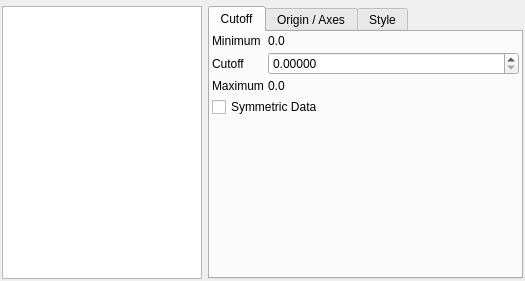
<ui version="4.0" >
 <class>GridsDialog</class>
 <widget class="QDialog" name="GridsDialog" >
  <property name="geometry" >
   <rect>
    <x>0</x>
    <y>0</y>
    <width>498</width>
    <height>281</height>
   </rect>
  </property>
  <property name="windowTitle" >
   <string>Grids</string>
  </property>
  <property name="windowIcon" >
   <iconset resource="icons.qrc" >:/stackicons/icons/stack_surfaces.svg</iconset>
  </property>
  <layout class="QVBoxLayout" >
   <property name="margin" >
    <number>2</number>
   </property>
   <property name="spacing" >
    <number>4</number>
   </property>
   <item>
    <widget class="QFrame" name="menuFrame" >
     <property name="minimumSize" >
      <size>
       <width>0</width>
       <height>0</height>
      </size>
     </property>
     <property name="frameShape" >
      <enum>QFrame::NoFrame</enum>
     </property>
     <property name="frameShadow" >
      <enum>QFrame::Plain</enum>
     </property>
    </widget>
   </item>
   <item>
    <layout class="QHBoxLayout" >
     <property name="margin" >
      <number>0</number>
     </property>
     <property name="spacing" >
      <number>6</number>
     </property>
     <item>
      <widget class="QListWidget" name="GridList" >
       <property name="sizePolicy" >
        <sizepolicy>
         <hsizetype>7</hsizetype>
         <vsizetype>7</vsizetype>
         <horstretch>100</horstretch>
         <verstretch>0</verstretch>
        </sizepolicy>
       </property>
       <property name="minimumSize" >
        <size>
         <width>200</width>
         <height>0</height>
        </size>
       </property>
      </widget>
     </item>
     <item>
      <widget class="QTabWidget" name="tabWidget" >
       <property name="currentIndex" >
        <number>0</number>
       </property>
       <widget class="QWidget" name="Cutoff" >
        <attribute name="title" >
         <string>Cutoff</string>
        </attribute>
        <layout class="QHBoxLayout" >
         <property name="margin" >
          <number>2</number>
         </property>
         <property name="spacing" >
          <number>4</number>
         </property>
         <item>
          <layout class="QGridLayout" >
           <property name="margin" >
            <number>0</number>
           </property>
           <property name="spacing" >
            <number>4</number>
           </property>
           <item row="0" column="1" >
            <widget class="QLabel" name="GridMinimumLabel" >
             <property name="sizePolicy" >
              <sizepolicy>
               <hsizetype>7</hsizetype>
               <vsizetype>5</vsizetype>
               <horstretch>0</horstretch>
               <verstretch>0</verstretch>
              </sizepolicy>
             </property>
             <property name="text" >
              <string>0.0</string>
             </property>
            </widget>
           </item>
           <item row="2" column="1" >
            <widget class="QLabel" name="GridMaximumLabel" >
             <property name="sizePolicy" >
              <sizepolicy>
               <hsizetype>7</hsizetype>
               <vsizetype>5</vsizetype>
               <horstretch>0</horstretch>
               <verstretch>0</verstretch>
              </sizepolicy>
             </property>
             <property name="text" >
              <string>0.0</string>
             </property>
            </widget>
           </item>
           <item row="1" column="0" >
            <widget class="QLabel" name="label_37" >
             <property name="text" >
              <string>Cutoff</string>
             </property>
            </widget>
           </item>
           <item row="0" column="0" >
            <widget class="QLabel" name="label_34" >
             <property name="text" >
              <string>Minimum</string>
             </property>
            </widget>
           </item>
           <item row="1" column="1" >
            <widget class="QDoubleSpinBox" name="GridCutoffSpin" >
             <property name="sizePolicy" >
              <sizepolicy>
               <hsizetype>7</hsizetype>
               <vsizetype>0</vsizetype>
               <horstretch>0</horstretch>
               <verstretch>0</verstretch>
              </sizepolicy>
             </property>
             <property name="decimals" >
              <number>5</number>
             </property>
             <property name="singleStep" >
              <double>0.001000000000000</double>
             </property>
            </widget>
           </item>
           <item row="2" column="0" >
            <widget class="QLabel" name="label_35" >
             <property name="text" >
              <string>Maximum</string>
             </property>
            </widget>
           </item>
           <item row="3" column="0" colspan="2" >
            <widget class="QCheckBox" name="GridSymmetricCheck" >
             <property name="toolTip" >
              <string>Indicates if the data is symmetric about zero (e.g. an orbital) and that both signs should be drawn</string>
             </property>
             <property name="text" >
              <string>Symmetric Data</string>
             </property>
            </widget>
           </item>
           <item row="4" column="0" >
            <spacer>
             <property name="orientation" >
              <enum>Qt::Vertical</enum>
             </property>
             <property name="sizeHint" >
              <size>
               <width>20</width>
               <height>40</height>
              </size>
             </property>
            </spacer>
           </item>
          </layout>
         </item>
        </layout>
       </widget>
       <widget class="QWidget" name="OriginAxesPage" >
        <attribute name="title" >
         <string>Origin / Axes</string>
        </attribute>
        <layout class="QVBoxLayout" >
         <property name="margin" >
          <number>2</number>
         </property>
         <property name="spacing" >
          <number>4</number>
         </property>
         <item>
          <layout class="QHBoxLayout" >
           <property name="margin" >
            <number>0</number>
           </property>
           <property name="spacing" >
            <number>4</number>
           </property>
           <item>
            <widget class="QLabel" name="label_31" >
             <property name="sizePolicy" >
              <sizepolicy>
               <hsizetype>1</hsizetype>
               <vsizetype>5</vsizetype>
               <horstretch>0</horstretch>
               <verstretch>0</verstretch>
              </sizepolicy>
             </property>
             <property name="text" >
              <string>O</string>
             </property>
            </widget>
           </item>
           <item>
            <widget class="QDoubleSpinBox" name="GridOriginXSpin" >
             <property name="sizePolicy" >
              <sizepolicy>
               <hsizetype>7</hsizetype>
               <vsizetype>0</vsizetype>
               <horstretch>0</horstretch>
               <verstretch>0</verstretch>
              </sizepolicy>
             </property>
             <property name="decimals" >
              <number>5</number>
             </property>
             <property name="maximum" >
              <double>1000.000000000000000</double>
             </property>
             <property name="minimum" >
              <double>-1000.000000000000000</double>
             </property>
            </widget>
           </item>
           <item>
            <widget class="QDoubleSpinBox" name="GridOriginYSpin" >
             <property name="sizePolicy" >
              <sizepolicy>
               <hsizetype>7</hsizetype>
               <vsizetype>0</vsizetype>
               <horstretch>0</horstretch>
               <verstretch>0</verstretch>
              </sizepolicy>
             </property>
             <property name="decimals" >
              <number>5</number>
             </property>
             <property name="maximum" >
              <double>1000.000000000000000</double>
             </property>
             <property name="minimum" >
              <double>-1000.000000000000000</double>
             </property>
            </widget>
           </item>
           <item>
            <widget class="QDoubleSpinBox" name="GridOriginZSpin" >
             <property name="sizePolicy" >
              <sizepolicy>
               <hsizetype>7</hsizetype>
               <vsizetype>0</vsizetype>
               <horstretch>0</horstretch>
               <verstretch>0</verstretch>
              </sizepolicy>
             </property>
             <property name="decimals" >
              <number>5</number>
             </property>
             <property name="maximum" >
              <double>1000.000000000000000</double>
             </property>
             <property name="minimum" >
              <double>-1000.000000000000000</double>
             </property>
            </widget>
           </item>
          </layout>
         </item>
         <item>
          <widget class="Line" name="line_3" >
           <property name="orientation" >
            <enum>Qt::Horizontal</enum>
           </property>
          </widget>
         </item>
         <item>
          <layout class="QHBoxLayout" >
           <property name="margin" >
            <number>0</number>
           </property>
           <property name="spacing" >
            <number>4</number>
           </property>
           <item>
            <widget class="QLabel" name="label_36" >
             <property name="sizePolicy" >
              <sizepolicy>
               <hsizetype>1</hsizetype>
               <vsizetype>5</vsizetype>
               <horstretch>0</horstretch>
               <verstretch>0</verstretch>
              </sizepolicy>
             </property>
             <property name="text" >
              <string>A</string>
             </property>
            </widget>
           </item>
           <item>
            <widget class="QDoubleSpinBox" name="GridAxesAXSpin" >
             <property name="sizePolicy" >
              <sizepolicy>
               <hsizetype>7</hsizetype>
               <vsizetype>0</vsizetype>
               <horstretch>0</horstretch>
               <verstretch>0</verstretch>
              </sizepolicy>
             </property>
             <property name="decimals" >
              <number>5</number>
             </property>
             <property name="maximum" >
              <double>10.000000000000000</double>
             </property>
             <property name="minimum" >
              <double>-10.000000000000000</double>
             </property>
             <property name="singleStep" >
              <double>0.100000000000000</double>
             </property>
            </widget>
           </item>
           <item>
            <widget class="QDoubleSpinBox" name="GridAxesAYSpin" >
             <property name="sizePolicy" >
              <sizepolicy>
               <hsizetype>7</hsizetype>
               <vsizetype>0</vsizetype>
               <horstretch>0</horstretch>
               <verstretch>0</verstretch>
              </sizepolicy>
             </property>
             <property name="decimals" >
              <number>5</number>
             </property>
             <property name="maximum" >
              <double>10.000000000000000</double>
             </property>
             <property name="minimum" >
              <double>-10.000000000000000</double>
             </property>
             <property name="singleStep" >
              <double>0.100000000000000</double>
             </property>
            </widget>
           </item>
           <item>
            <widget class="QDoubleSpinBox" name="GridAxesAZSpin" >
             <property name="sizePolicy" >
              <sizepolicy>
               <hsizetype>7</hsizetype>
               <vsizetype>0</vsizetype>
               <horstretch>0</horstretch>
               <verstretch>0</verstretch>
              </sizepolicy>
             </property>
             <property name="decimals" >
              <number>5</number>
             </property>
             <property name="maximum" >
              <double>10.000000000000000</double>
             </property>
             <property name="minimum" >
              <double>-10.000000000000000</double>
             </property>
             <property name="singleStep" >
              <double>0.100000000000000</double>
             </property>
            </widget>
           </item>
          </layout>
         </item>
         <item>
          <layout class="QHBoxLayout" >
           <property name="margin" >
            <number>0</number>
           </property>
           <property name="spacing" >
            <number>4</number>
           </property>
           <item>
            <widget class="QLabel" name="label_32" >
             <property name="sizePolicy" >
              <sizepolicy>
               <hsizetype>1</hsizetype>
               <vsizetype>5</vsizetype>
               <horstretch>0</horstretch>
               <verstretch>0</verstretch>
              </sizepolicy>
             </property>
             <property name="text" >
              <string>B</string>
             </property>
            </widget>
           </item>
           <item>
            <widget class="QDoubleSpinBox" name="GridAxesBXSpin" >
             <property name="sizePolicy" >
              <sizepolicy>
               <hsizetype>7</hsizetype>
               <vsizetype>0</vsizetype>
               <horstretch>0</horstretch>
               <verstretch>0</verstretch>
              </sizepolicy>
             </property>
             <property name="decimals" >
              <number>5</number>
             </property>
             <property name="maximum" >
              <double>10.000000000000000</double>
             </property>
             <property name="minimum" >
              <double>-10.000000000000000</double>
             </property>
             <property name="singleStep" >
              <double>0.100000000000000</double>
             </property>
            </widget>
           </item>
           <item>
            <widget class="QDoubleSpinBox" name="GridAxesBYSpin" >
             <property name="sizePolicy" >
              <sizepolicy>
               <hsizetype>7</hsizetype>
               <vsizetype>0</vsizetype>
               <horstretch>0</horstretch>
               <verstretch>0</verstretch>
              </sizepolicy>
             </property>
             <property name="decimals" >
              <number>5</number>
             </property>
             <property name="maximum" >
              <double>10.000000000000000</double>
             </property>
             <property name="minimum" >
              <double>-10.000000000000000</double>
             </property>
             <property name="singleStep" >
              <double>0.100000000000000</double>
             </property>
            </widget>
           </item>
           <item>
            <widget class="QDoubleSpinBox" name="GridAxesBZSpin" >
             <property name="sizePolicy" >
              <sizepolicy>
               <hsizetype>7</hsizetype>
               <vsizetype>0</vsizetype>
               <horstretch>0</horstretch>
               <verstretch>0</verstretch>
              </sizepolicy>
             </property>
             <property name="decimals" >
              <number>5</number>
             </property>
             <property name="maximum" >
              <double>10.000000000000000</double>
             </property>
             <property name="minimum" >
              <double>-10.000000000000000</double>
             </property>
             <property name="singleStep" >
              <double>0.100000000000000</double>
             </property>
            </widget>
           </item>
          </layout>
         </item>
         <item>
          <layout class="QHBoxLayout" >
           <property name="margin" >
            <number>0</number>
           </property>
           <property name="spacing" >
            <number>4</number>
           </property>
           <item>
            <widget class="QLabel" name="label_33" >
             <property name="sizePolicy" >
              <sizepolicy>
               <hsizetype>1</hsizetype>
               <vsizetype>5</vsizetype>
               <horstretch>0</horstretch>
               <verstretch>0</verstretch>
              </sizepolicy>
             </property>
             <property name="text" >
              <string>C</string>
             </property>
            </widget>
           </item>
           <item>
            <widget class="QDoubleSpinBox" name="GridAxesCXSpin" >
             <property name="sizePolicy" >
              <sizepolicy>
               <hsizetype>7</hsizetype>
               <vsizetype>0</vsizetype>
               <horstretch>0</horstretch>
               <verstretch>0</verstretch>
              </sizepolicy>
             </property>
             <property name="decimals" >
              <number>5</number>
             </property>
             <property name="maximum" >
              <double>10.000000000000000</double>
             </property>
             <property name="minimum" >
              <double>-10.000000000000000</double>
             </property>
             <property name="singleStep" >
              <double>0.100000000000000</double>
             </property>
            </widget>
           </item>
           <item>
            <widget class="QDoubleSpinBox" name="GridAxesCYSpin" >
             <property name="sizePolicy" >
              <sizepolicy>
               <hsizetype>7</hsizetype>
               <vsizetype>0</vsizetype>
               <horstretch>0</horstretch>
               <verstretch>0</verstretch>
              </sizepolicy>
             </property>
             <property name="decimals" >
              <number>5</number>
             </property>
             <property name="maximum" >
              <double>10.000000000000000</double>
             </property>
             <property name="minimum" >
              <double>-10.000000000000000</double>
             </property>
             <property name="singleStep" >
              <double>0.100000000000000</double>
             </property>
            </widget>
           </item>
           <item>
            <widget class="QDoubleSpinBox" name="GridAxesCZSpin" >
             <property name="sizePolicy" >
              <sizepolicy>
               <hsizetype>7</hsizetype>
               <vsizetype>0</vsizetype>
               <horstretch>0</horstretch>
               <verstretch>0</verstretch>
              </sizepolicy>
             </property>
             <property name="decimals" >
              <number>5</number>
             </property>
             <property name="maximum" >
              <double>10.000000000000000</double>
             </property>
             <property name="minimum" >
              <double>-10.000000000000000</double>
             </property>
             <property name="singleStep" >
              <double>0.100000000000000</double>
             </property>
            </widget>
           </item>
          </layout>
         </item>
         <item>
          <spacer>
           <property name="orientation" >
            <enum>Qt::Vertical</enum>
           </property>
           <property name="sizeHint" >
            <size>
             <width>20</width>
             <height>40</height>
            </size>
           </property>
          </spacer>
         </item>
        </layout>
       </widget>
       <widget class="QWidget" name="StylePage" >
        <attribute name="title" >
         <string>Style</string>
        </attribute>
        <layout class="QVBoxLayout" >
         <property name="margin" >
          <number>2</number>
         </property>
         <property name="spacing" >
          <number>4</number>
         </property>
         <item>
          <widget class="QComboBox" name="GridStyleCombo" >
           <property name="sizePolicy" >
            <sizepolicy>
             <hsizetype>7</hsizetype>
             <vsizetype>0</vsizetype>
             <horstretch>0</horstretch>
             <verstretch>0</verstretch>
            </sizepolicy>
           </property>
           <item>
            <property name="text" >
             <string>Grid</string>
            </property>
           </item>
           <item>
            <property name="text" >
             <string>Points</string>
            </property>
           </item>
           <item>
            <property name="text" >
             <string>Triangles</string>
            </property>
           </item>
           <item>
            <property name="text" >
             <string>Solid</string>
            </property>
           </item>
          </widget>
         </item>
         <item>
          <widget class="QGroupBox" name="groupBox" >
           <property name="title" >
            <string>Colour</string>
           </property>
           <layout class="QVBoxLayout" >
            <property name="margin" >
             <number>2</number>
            </property>
            <property name="spacing" >
             <number>2</number>
            </property>
            <item>
             <widget class="QRadioButton" name="GridUseColourScaleRadio" >
              <property name="text" >
               <string>From ColourScale</string>
              </property>
             </widget>
            </item>
            <item>
             <layout class="QHBoxLayout" >
              <property name="margin" >
               <number>0</number>
              </property>
              <property name="spacing" >
               <number>6</number>
              </property>
              <item>
               <spacer>
                <property name="orientation" >
                 <enum>Qt::Horizontal</enum>
                </property>
                <property name="sizeType" >
                 <enum>QSizePolicy::Fixed</enum>
                </property>
                <property name="sizeHint" >
                 <size>
                  <width>40</width>
                  <height>20</height>
                 </size>
                </property>
               </spacer>
              </item>
              <item>
               <widget class="QLabel" name="label" >
                <property name="text" >
                 <string>Scale ID</string>
                </property>
               </widget>
              </item>
              <item>
               <widget class="QSpinBox" name="GridColourscaleSpin" >
                <property name="maximum" >
                 <number>10</number>
                </property>
                <property name="minimum" >
                 <number>1</number>
                </property>
               </widget>
              </item>
              <item>
               <widget class="QLabel" name="GridColourscaleName" >
                <property name="sizePolicy" >
                 <sizepolicy>
                  <hsizetype>7</hsizetype>
                  <vsizetype>5</vsizetype>
                  <horstretch>0</horstretch>
                  <verstretch>0</verstretch>
                 </sizepolicy>
                </property>
                <property name="text" >
                 <string>(unknown)</string>
                </property>
               </widget>
              </item>
             </layout>
            </item>
            <item>
             <widget class="QRadioButton" name="GridUseInternalColoursRadio" >
              <property name="text" >
               <string>Internal Colours</string>
              </property>
              <property name="checked" >
               <bool>true</bool>
              </property>
             </widget>
            </item>
            <item>
             <layout class="QHBoxLayout" >
              <property name="margin" >
               <number>0</number>
              </property>
              <property name="spacing" >
               <number>6</number>
              </property>
              <item>
               <spacer>
                <property name="orientation" >
                 <enum>Qt::Horizontal</enum>
                </property>
                <property name="sizeType" >
                 <enum>QSizePolicy::Fixed</enum>
                </property>
                <property name="sizeHint" >
                 <size>
                  <width>40</width>
                  <height>20</height>
                 </size>
                </property>
               </spacer>
              </item>
              <item>
               <layout class="QGridLayout" >
                <property name="margin" >
                 <number>0</number>
                </property>
                <property name="spacing" >
                 <number>6</number>
                </property>
                <item row="0" column="1" >
                 <widget class="TColourFrame" name="GridPositiveColourFrame" >
                  <property name="sizePolicy" >
                   <sizepolicy>
                    <hsizetype>7</hsizetype>
                    <vsizetype>13</vsizetype>
                    <horstretch>0</horstretch>
                    <verstretch>0</verstretch>
                   </sizepolicy>
                  </property>
                  <property name="minimumSize" >
                   <size>
                    <width>24</width>
                    <height>24</height>
                   </size>
                  </property>
                  <property name="toolTip" >
                   <string>Standard colour used for all grid vertices (if unsymmetric) or positive values (if symmetric)</string>
                  </property>
                  <property name="frameShape" >
                   <enum>QFrame::StyledPanel</enum>
                  </property>
                  <property name="frameShadow" >
                   <enum>QFrame::Raised</enum>
                  </property>
                 </widget>
                </item>
                <item row="0" column="2" >
                 <widget class="QPushButton" name="GridPositiveColourButton" >
                  <property name="sizePolicy" >
                   <sizepolicy>
                    <hsizetype>5</hsizetype>
                    <vsizetype>5</vsizetype>
                    <horstretch>0</horstretch>
                    <verstretch>0</verstretch>
                   </sizepolicy>
                  </property>
                  <property name="minimumSize" >
                   <size>
                    <width>30</width>
                    <height>30</height>
                   </size>
                  </property>
                  <property name="maximumSize" >
                   <size>
                    <width>30</width>
                    <height>30</height>
                   </size>
                  </property>
                  <property name="toolTip" >
                   <string/>
                  </property>
                  <property name="text" >
                   <string/>
                  </property>
                  <property name="icon" >
                   <iconset resource="icons.qrc" >:/basic/icons/basic_colour.svg</iconset>
                  </property>
                 </widget>
                </item>
                <item row="0" column="0" >
                 <widget class="QLabel" name="label_7" >
                  <property name="sizePolicy" >
                   <sizepolicy>
                    <hsizetype>1</hsizetype>
                    <vsizetype>5</vsizetype>
                    <horstretch>0</horstretch>
                    <verstretch>0</verstretch>
                   </sizepolicy>
                  </property>
                  <property name="text" >
                   <string>Positive</string>
                  </property>
                 </widget>
                </item>
                <item row="1" column="0" >
                 <widget class="QLabel" name="label_53" >
                  <property name="sizePolicy" >
                   <sizepolicy>
                    <hsizetype>1</hsizetype>
                    <vsizetype>5</vsizetype>
                    <horstretch>0</horstretch>
                    <verstretch>0</verstretch>
                   </sizepolicy>
                  </property>
                  <property name="text" >
                   <string>Negative</string>
                  </property>
                 </widget>
                </item>
                <item row="1" column="1" >
                 <widget class="TColourFrame" name="GridNegativeColourFrame" >
                  <property name="sizePolicy" >
                   <sizepolicy>
                    <hsizetype>7</hsizetype>
                    <vsizetype>13</vsizetype>
                    <horstretch>0</horstretch>
                    <verstretch>0</verstretch>
                   </sizepolicy>
                  </property>
                  <property name="minimumSize" >
                   <size>
                    <width>24</width>
                    <height>24</height>
                   </size>
                  </property>
                  <property name="toolTip" >
                   <string>Additional colour used for negative values (if symmetric)</string>
                  </property>
                  <property name="frameShape" >
                   <enum>QFrame::StyledPanel</enum>
                  </property>
                  <property name="frameShadow" >
                   <enum>QFrame::Raised</enum>
                  </property>
                 </widget>
                </item>
                <item row="1" column="2" >
                 <widget class="QPushButton" name="GridNegativeColourButton" >
                  <property name="sizePolicy" >
                   <sizepolicy>
                    <hsizetype>5</hsizetype>
                    <vsizetype>5</vsizetype>
                    <horstretch>0</horstretch>
                    <verstretch>0</verstretch>
                   </sizepolicy>
                  </property>
                  <property name="minimumSize" >
                   <size>
                    <width>30</width>
                    <height>30</height>
                   </size>
                  </property>
                  <property name="maximumSize" >
                   <size>
                    <width>30</width>
                    <height>30</height>
                   </size>
                  </property>
                  <property name="text" >
                   <string/>
                  </property>
                  <property name="icon" >
                   <iconset resource="icons.qrc" >:/basic/icons/basic_colour.svg</iconset>
                  </property>
                 </widget>
                </item>
               </layout>
              </item>
             </layout>
            </item>
           </layout>
          </widget>
         </item>
         <item>
          <spacer>
           <property name="orientation" >
            <enum>Qt::Vertical</enum>
           </property>
           <property name="sizeHint" >
            <size>
             <width>20</width>
             <height>40</height>
            </size>
           </property>
          </spacer>
         </item>
        </layout>
       </widget>
      </widget>
     </item>
    </layout>
   </item>
  </layout>
  <action name="actionGridCopy" >
   <property name="text" >
    <string>Copy</string>
   </property>
  </action>
  <action name="actionGridCut" >
   <property name="text" >
    <string>Cut</string>
   </property>
  </action>
  <action name="actionGridDelete" >
   <property name="text" >
    <string>Delete</string>
   </property>
  </action>
  <action name="actionGridPaste" >
   <property name="icon" >
    <iconset resource="icons.qrc" >:/edit/icons/edit_paste.svg</iconset>
   </property>
   <property name="text" >
    <string>Paste</string>
   </property>
  </action>
  <action name="actionGridLoad" >
   <property name="icon" >
    <iconset resource="icons.qrc" >:/file/icons/file_open.svg</iconset>
   </property>
   <property name="text" >
    <string>Load</string>
   </property>
  </action>
 </widget>
 <customwidgets>
  <customwidget>
   <class>TColourFrame</class>
   <extends>QFrame</extends>
   <header>gui/tcolourframe.uih</header>
  </customwidget>
 </customwidgets>
 <resources>
  <include location="icons.qrc" />
 </resources>
 <connections/>
</ui>
